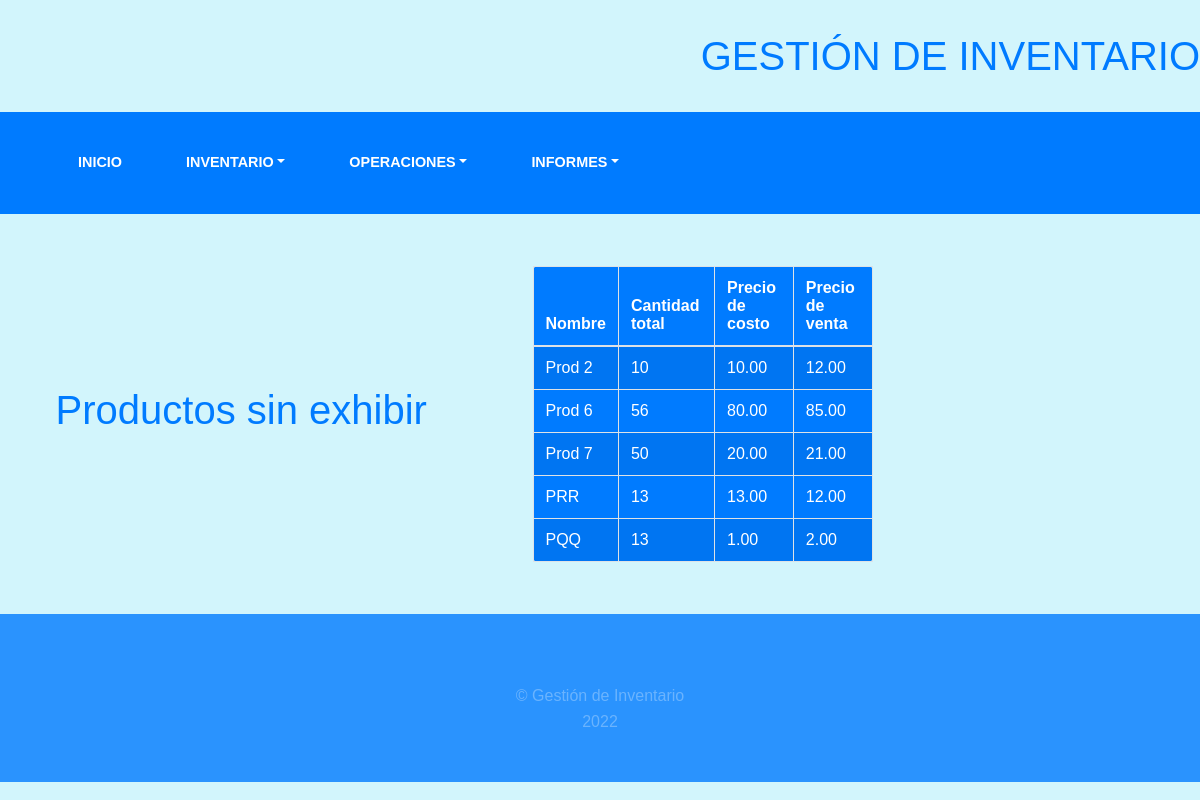
The app's page /producto/productos-sin-exhibir/ with its own data.
### inventory/models.py (models this page shows)
class Producto(models.Model):
    nombre = models.CharField(max_length=20, unique=True)
    cantidad = models.IntegerField(default=0,validators=[MinValueValidator(0)])
    fecha_entrada = models.DateField()
    precio_costo = models.DecimalField(decimal_places=2, max_digits=10, default=0, validators=[MinValueValidator(0)])
    precio_venta = models.DecimalField(decimal_places=2, max_digits=10, default=0, validators=[MinValueValidator(0)])
    def __str__(self):
        return self.nombre
    class Meta:
        verbose_name = "Producto"
        verbose_name_plural = "Productos"

### inventory/views.py (the view)
# urls.py: path('productos-sin-exhibir/', views.stored_products, name="stored_products"),
def stored_products(request):
    if request.method == 'GET':
        p = []
        existencia = Existencia.objects.all()
        for e in existencia:
            if e.almacen.es_central == 'Almacén central':
                p.append(e.producto)
        print("Productos sin exhibir :" + str(p))
        return render(request, 'inventory/productos_sin_exhibir.html', {'productos': p})

### templates/inventory/productos_sin_exhibir.html (shortened to what this page needs)
{% extends 'inventory/base.html' %}
{% block content %}
    <div class=" row ">
        <div class="col-5 d-flex align-items-center justify-content-center">
            <h1>Productos sin exhibir</h1>
        </div>
        <div class="letra_azul col-4 d-flex align-items-center justify-content-center">
            <div class="card-body">
                <table id="example" class="table table-striped table-bordered f_back" style="width:100%">
                    <thead>
                    <tr>
                        <th>Nombre</th>
                        <th>Cantidad total</th>
                        <th>Precio de costo</th>
                        <th>Precio de venta</th>
                    </tr>
                    </thead>
                    <tbody>
                    {% for f in productos %}
                        <tr>
                            <td><a href="{% url 'inv:update_product' f.id %}">{{ f.nombre }}</a></td>
                            <td><a>{{ f.cantidad }}</a></td>
                            <td><a>{{ f.precio_costo }}</a></td>
                            <td><a>{{ f.precio_venta }}</a></td>
                        </tr>
                    {% endfor %}
                    </tbody>
                </table>
            </div>
        </div>
    </div>
{% endblock %}

### static/inventory/css/gestion.css (style rules this page uses)
.f_back { background-color: rgb(0, 123, 255); margin-top: 2rem; margin-bottom: 2rem; border-radius: 5px ; color: white; }
body { font-family:Arial, Helvetica, sans-serif; background-color: rgb(210, 245, 252); background-attachment: fixed; background-position: center; background-size: cover; color:white; }
h1 { font-family:Arial, Helvetica, sans-serif; color:rgb(0, 123, 255); }
a { color: rgba(255, 255, 255); }
.letra_azul { color: rgb(0, 123, 255); }

### records on screen
Producto: nombre "Prod 2", cantidad "10", precio_costo "10.00", precio_venta "12.00"
Producto: nombre "Prod 6", cantidad "56", precio_costo "80.00", precio_venta "85.00"
Producto: nombre "Prod 7", cantidad "50", precio_costo "20.00", precio_venta "21.00"
Producto: nombre "PRR", cantidad "13", precio_costo "13.00", precio_venta "12.00"
Producto: nombre "PQQ", cantidad "13", precio_costo "1.00", precio_venta "2.00"
